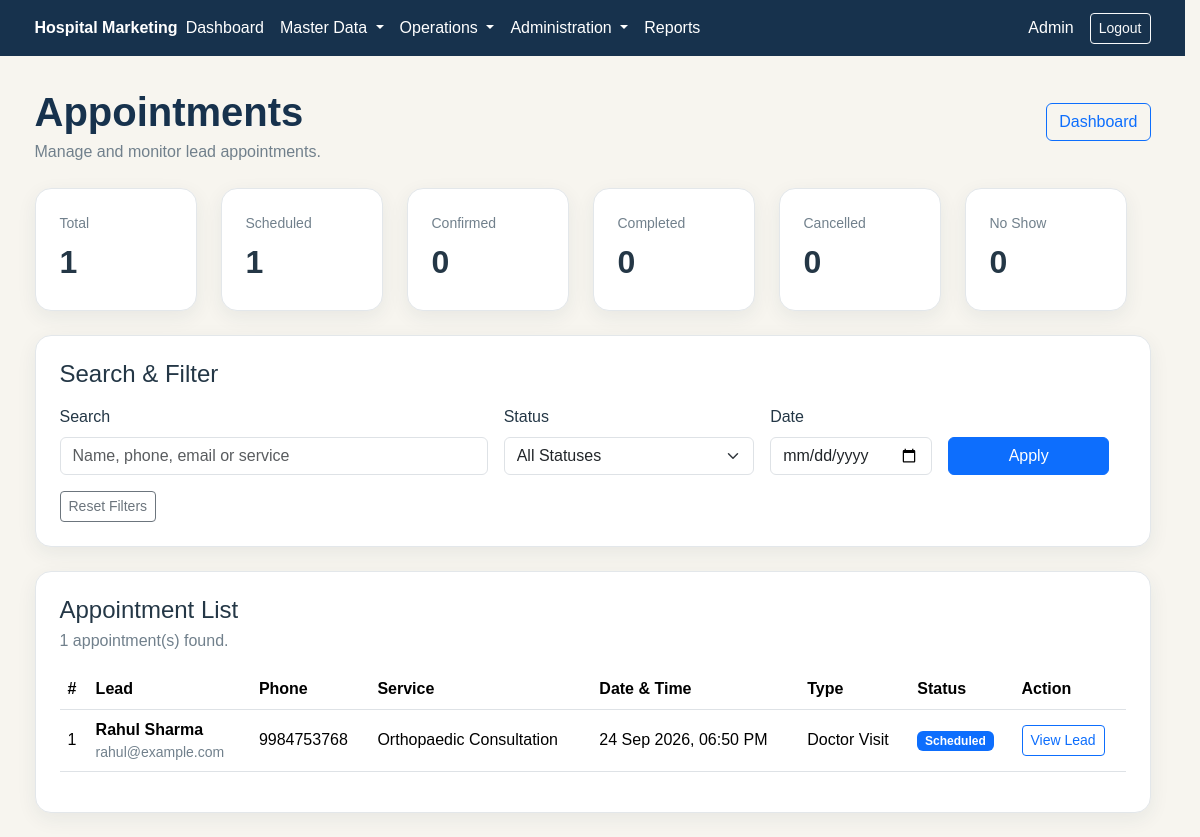
/telecaller/appointments/index.php (signed in), run on the app's committed database.
### tables this page shows
CREATE TABLE `appointments` (
  `id` int(10) UNSIGNED NOT NULL,
  `lead_id` int(10) UNSIGNED NOT NULL,
  `created_by` int(10) UNSIGNED NOT NULL,
  `appointment_date` datetime NOT NULL,
  `appointment_type` varchar(100) DEFAULT NULL,
  `notes` text DEFAULT NULL,
  `status` enum('Scheduled','Confirmed','Completed','Cancelled','No Show') NOT NULL DEFAULT 'Scheduled',
  `created_at` timestamp NOT NULL DEFAULT current_timestamp(),
  `updated_at` timestamp NOT NULL DEFAULT current_timestamp() ON UPDATE current_timestamp()
);

CREATE TABLE `leads` (
  `id` int(10) UNSIGNED NOT NULL,
  `name` varchar(150) NOT NULL,
  `phone` varchar(30) NOT NULL,
  `email` varchar(190) DEFAULT NULL,
  `service_interest` varchar(200) DEFAULT NULL,
  `source_id` int(10) UNSIGNED DEFAULT NULL,
  `campaign_id` int(10) UNSIGNED DEFAULT NULL,
  `referral_id` int(10) UNSIGNED DEFAULT NULL,
  `status` varchar(50) NOT NULL DEFAULT 'NEW',
  `priority` enum('Low','Medium','High') NOT NULL DEFAULT 'Medium',
  `assigned_to` int(10) UNSIGNED DEFAULT NULL,
  `next_action_type` varchar(100) DEFAULT NULL,
  `next_action_at` datetime DEFAULT NULL,
  `notes` text DEFAULT NULL,
  `created_by` int(10) UNSIGNED NOT NULL,
  `created_at` timestamp NOT NULL DEFAULT current_timestamp(),
  `updated_at` timestamp NOT NULL DEFAULT current_timestamp() ON UPDATE current_timestamp()
);

### includes/auth.php (called while the page is built, shortened)
 <?php
function current_user(): ?array
{
    return $_SESSION['user'] ?? null;
}

### telecaller/appointments/index.php (the view, shortened to what this page needs)
 <?php
require_once __DIR__ . '/../../config/database.php';
$user = current_user();
$role = $user['role'] ?? '';
$search = trim($_GET['search'] ?? '');
$date   = trim($_GET['date'] ?? '');
$sql = "
    SELECT
        a.id,
        a.lead_id,
        a.appointment_date,
        a.appointment_type,
        a.notes,
        a.status,
        a.created_at,
        l.name AS lead_name,
        l.phone AS lead_phone,
        l.email AS lead_email,
        l.service_interest,
        l.assigned_to
    FROM appointments a
    INNER JOIN leads l
        ON a.lead_id = l.id
    WHERE 1 = 1
";
$params = [];
$sql .= "
    ORDER BY
        a.appointment_date ASC,
        a.id DESC
";
$stmt = $pdo->prepare($sql);
$stmt->execute($params);
$appointments = $stmt->fetchAll();
$summary_sql = "
    SELECT
        COUNT(*) AS total_appointments,
        SUM(
            CASE
                WHEN a.status = 'Scheduled'
                THEN 1
                ELSE 0
            END
        ) AS scheduled_count,
        SUM(
            CASE
                WHEN a.status = 'Confirmed'
                THEN 1
                ELSE 0
            END
        ) AS confirmed_count,
        SUM(
            CASE
                WHEN a.status = 'Completed'
                THEN 1
                ELSE 0
            END
        ) AS completed_count,
        SUM(
            CASE
                WHEN a.status = 'Cancelled'
                THEN 1
                ELSE 0
            END
        ) AS cancelled_count,
        SUM(
            CASE
                WHEN a.status = 'No Show'
                THEN 1
                ELSE 0
            END
        ) AS no_show_count
    FROM appointments a
    INNER JOIN leads l
        ON a.lead_id = l.id
    WHERE 1 = 1
";
$summary_params = [];
$stmt = $pdo->prepare($summary_sql);
$stmt->execute($summary_params);
$summary = $stmt->fetch();
$total_appointments =
    (int) ($summary['total_appointments'] ?? 0);
$scheduled_count =
    (int) ($summary['scheduled_count'] ?? 0);
$confirmed_count =
    (int) ($summary['confirmed_count'] ?? 0);
$completed_count =
    (int) ($summary['completed_count'] ?? 0);
$cancelled_count =
    (int) ($summary['cancelled_count'] ?? 0);
$no_show_count =
    (int) ($summary['no_show_count'] ?? 0);
function appointment_status_class(
    string $status
): string {
    switch ($status) {
        case 'Scheduled':
            return 'bg-primary';
    }
}
require_once __DIR__ . '/../../includes/header.php';
?>
<div class="container py-4">
    <div class="mb-4">
        <div
            class="d-flex flex-wrap justify-content-between align-items-center"
        >
            <div>
                <h1 class="hm-page-title mt-2 mb-1">
                    Appointments
                </h1>
                <p class="hm-muted mb-0">
                    Manage and monitor lead appointments.
                </p>
            </div>
            <div class="mt-3 mt-md-0">
                <?php if ($role === 'manager'): ?>
                    <a
                        href="<?php echo BASE_URL; ?>/manager/control-center.php"
                        class="btn btn-outline-primary"
                    >
                        Control Center
                    </a>
                <?php else: ?>
                    <a
                        href="<?php echo BASE_URL; ?>/admin/dashboard.php"
                        class="btn btn-outline-primary"
                    >
                        Dashboard
                    </a>
                <?php endif; ?>
            </div>
        </div>
    </div>
    <div class="row g-4 mb-4">
        <div class="col-6 col-md-4 col-lg-2">
            <div class="hm-card p-4 h-100">
                <div class="hm-muted small mb-1">
                    Total
                </div>
                <div class="fs-2 fw-bold">
                    <?php echo $total_appointments; ?>
                </div>
            </div>
        </div>
        <div class="col-6 col-md-4 col-lg-2">
            <div class="hm-card p-4 h-100">
                <div class="hm-muted small mb-1">
                    Scheduled
                </div>
                <div class="fs-2 fw-bold">
                    <?php echo $scheduled_count; ?>
                </div>
            </div>
        </div>
        <div class="col-6 col-md-4 col-lg-2">
            <div class="hm-card p-4 h-100">
                <div class="hm-muted small mb-1">
                    Confirmed
                </div>
                <div class="fs-2 fw-bold">
                    <?php echo $confirmed_count; ?>
                </div>
            </div>
        </div>
        <div class="col-6 col-md-4 col-lg-2">
            <div class="hm-card p-4 h-100">
                <div class="hm-muted small mb-1">
                    Completed
                </div>
                <div class="fs-2 fw-bold">
                    <?php echo $completed_count; ?>
                </div>
            </div>
        </div>
        <div class="col-6 col-md-4 col-lg-2">
            <div class="hm-card p-4 h-100">
                <div class="hm-muted small mb-1">
                    Cancelled
                </div>
                <div class="fs-2 fw-bold">
                    <?php echo $cancelled_count; ?>
                </div>
            </div>
        </div>
        <div class="col-6 col-md-4 col-lg-2">
            <div class="hm-card p-4 h-100">
                <div class="hm-muted small mb-1">
                    No Show
                </div>
                <div class="fs-2 fw-bold">
                    <?php echo $no_show_count; ?>
                </div>
            </div>
        </div>
    </div>
    <div class="hm-card p-4 mb-4">
        <h4 class="mb-3">
            Search & Filter
        </h4>
        <form method="GET">
            <div class="row g-3 align-items-end">
                <div class="col-md-5">
                    <label class="form-label">
                        Search
                    </label>
                    <input
                        type="text"
                        name="search"
                        class="form-control"
                        value="<?php echo htmlspecialchars($search); ?>"
                        placeholder="Name, phone, email or service"
                    >
                </div>
                <div class="col-md-3">
                    <label class="form-label">
                        Status
                    </label>
                    <select
                        name="status"
                        class="form-select"
                    >
                        <option value="">
                            All Statuses
                        </option>
                    </select>
                </div>
                <div class="col-md-2">
                    <label class="form-label">
                        Date
                    </label>
                    <input
                        type="date"
                        name="date"
                        class="form-control"
                        value="<?php echo htmlspecialchars($date); ?>"
                    >
                </div>
                <div class="col-md-2">
                    <button
                        type="submit"
                        class="btn btn-primary w-100"
                    >
                        Apply
                    </button>
                </div>
            </div>
            <div class="mt-3">
                <a
                    href="<?php echo BASE_URL; ?>/telecaller/appointments/index.php"
                    class="btn btn-outline-secondary btn-sm"
                >
                    Reset Filters
                </a>
            </div>
        </form>
    </div>
    <div class="hm-card p-4">
        <div
            class="d-flex flex-wrap justify-content-between align-items-center mb-3"
        >
            <div>
                <h4 class="mb-1">
                    Appointment List
                </h4>
                <p class="hm-muted mb-0">
                    <?php echo count($appointments); ?>
                    appointment(s) found.
                </p>
            </div>
        </div>
        <?php if (!empty($appointments)): ?>
            <div class="table-responsive">
                <table class="table table-hover align-middle">
                    <thead>
                        <tr>
                            <th>
                                #
                            </th>
                            <th>
                                Lead
                            </th>
                            <th>
                                Phone
                            </th>
                            <th>
                                Service
                            </th>
                            <th>
                                Date & Time
                            </th>
                            <th>
                                Type
                            </th>
                            <th>
                                Status
                            </th>
                            <th>
                                Action
                            </th>
                        </tr>
                    </thead>
                    <tbody>
                    <?php foreach (
                        $appointments
                        as $appointment
                    ): ?>
                        <tr>
                            <td>
                                <?php
                                echo (int)
                                    $appointment['id'];
                                ?>
                            </td>
                            <td>
                                <div class="fw-semibold">
                                    <?php
                                    echo htmlspecialchars(
                                        $appointment['lead_name']
                                    );
                                    ?>
                                </div>
                                <?php
                                if (
                                    !empty(
                                        $appointment['lead_email']
                                    )
                                ):
                                ?>
                                    <div class="small hm-muted">
                                        <?php
                                        echo htmlspecialchars(
                                            $appointment['lead_email']
                                        );
                                        ?>
                                    </div>
                                <?php endif; ?>
                            </td>
                            <td>
                                <?php
                                echo htmlspecialchars(
                                    $appointment['lead_phone']
                                );
                                ?>
                            </td>
                            <td>
                                <?php
                                echo htmlspecialchars(
                                    $appointment[
                                        'service_interest'
                                    ] ?: '-'
                                );
                                ?>
                            </td>
                            <td>
                                <?php
                                if (
                                    !empty(
                                        $appointment[
                                            'appointment_date'
                                        ]
                                    )
                                ) {
                                    echo date(
                                        'd M Y, h:i A',
                                        strtotime(
                                            $appointment[
                                                'appointment_date'
                                            ]
                                        )
                                    );
                                } else {
                                    echo '-';
                                }
                                ?>
                            </td>
                            <td>
                                <?php
                                echo htmlspecialchars(
                                    $appointment[
                                        'appointment_type'
                                    ] ?: '-'
                                );
                                ?>
                            </td>
                            <td>
                                <span
                                    class="badge <?php
                                    echo appointment_status_class(
                                        $appointment['status']
                                    );
                                    ?>"
                                >
                                    <?php
                                    echo htmlspecialchars(
                                        $appointment['status']
                                    );
                                    ?>
                                </span>
                            </td>
                            <td>
                                <a
                                    href="<?php echo BASE_URL; ?>/leads/view.php?id=<?php echo (int) $appointment['lead_id']; ?>"
                                    class="btn btn-sm btn-outline-primary"
                                >
                                    View Lead
                                </a>
                            </td>
                        </tr>
                    <?php endforeach; ?>
                    </tbody>
                </table>
            </div>
        <?php else: ?>
            <div class="alert alert-light border mb-0">
                No appointments found.
            </div>
        <?php endif; ?>
    </div>
</div>
<?php
require_once __DIR__ . '/../../includes/footer.php';
?>

### assets/css/style.css (style rules this page uses)
:root { --hm-navy: #17324d; --hm-teal: #168a87; --hm-gold: #b89a5a; --hm-ivory: #f7f5ef; --hm-white: #ffffff; --hm-text: #243746; --hm-muted: #71808c; --hm-border: #e3e7ea; }
body { background-color: var(--hm-ivory); color: var(--hm-text); font-family: Arial, sans-serif; margin: 0; overflow-x: hidden; }
.hm-card { background-color: var(--hm-white); border: 1px solid var(--hm-border); border-radius: 16px; box-shadow: 0 6px 20px rgba(23, 50, 77, 0.07); max-width: 100%; min-width: 0; }
.hm-page-title { color: var(--hm-navy); font-weight: 700; }
.hm-muted { color: var(--hm-muted); }
html { scrollbar-gutter: stable; }
.row { max-width: 100%; }
.table-responsive { width: 100%; max-width: 100%; }
.table-responsive table { max-width: 100%; }

### data on the page
appointments: id "1", lead.name "Rahul Sharma", lead.email "rahul@example.com", lead.phone "9984753768", lead.service_interest "Orthopaedic Consultation", appointment_date "24 Sep 2026, 06:50 PM", appointment_type "Doctor Visit", status "Scheduled"

### other printed values
$user['name'] "Admin"
$total_appointments "1"
$scheduled_count "1"
$confirmed_count "0"
$completed_count "0"
$cancelled_count "0"
$no_show_count "0"
count($appointments) "1"
